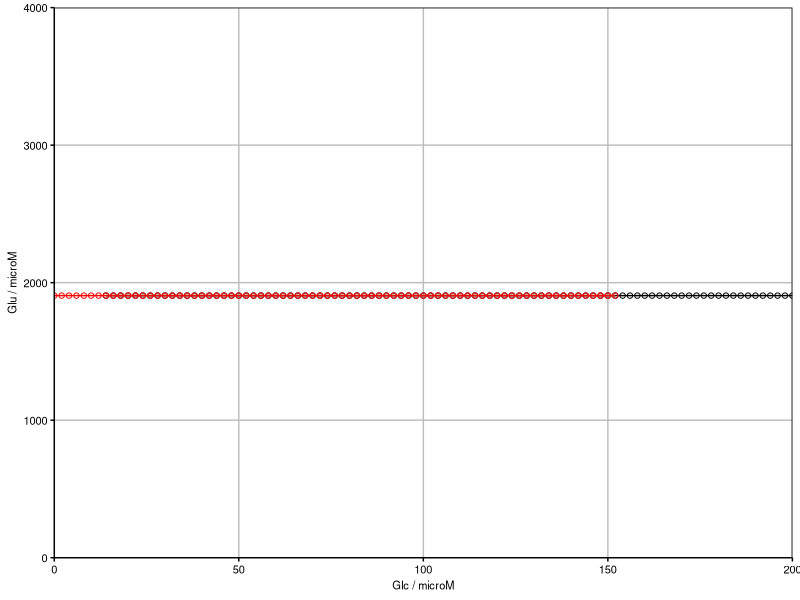
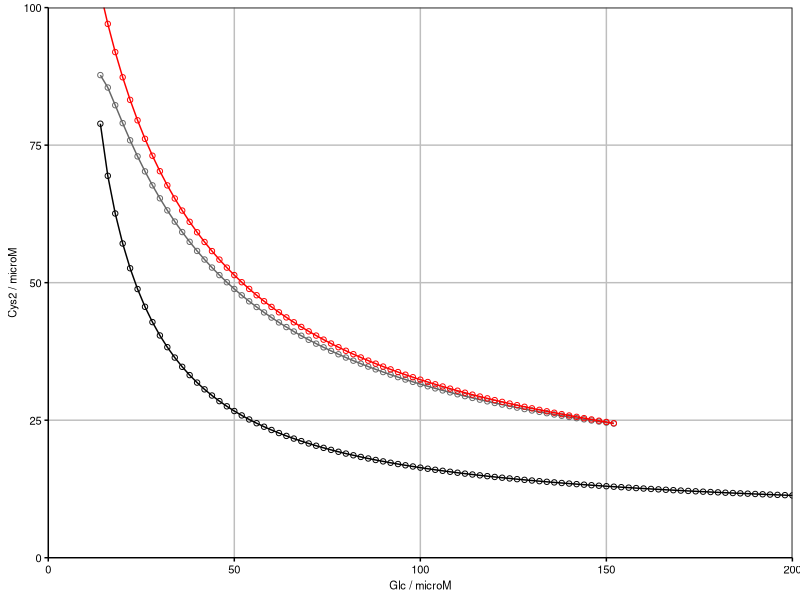
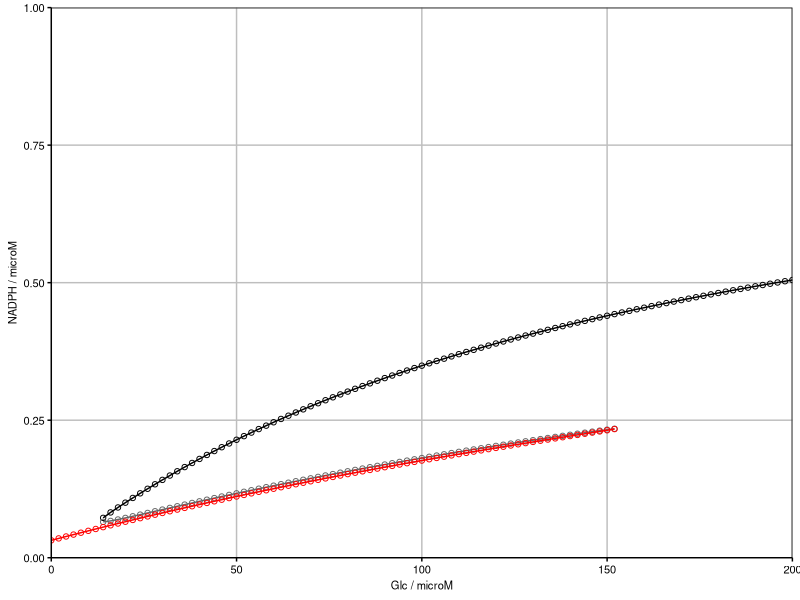
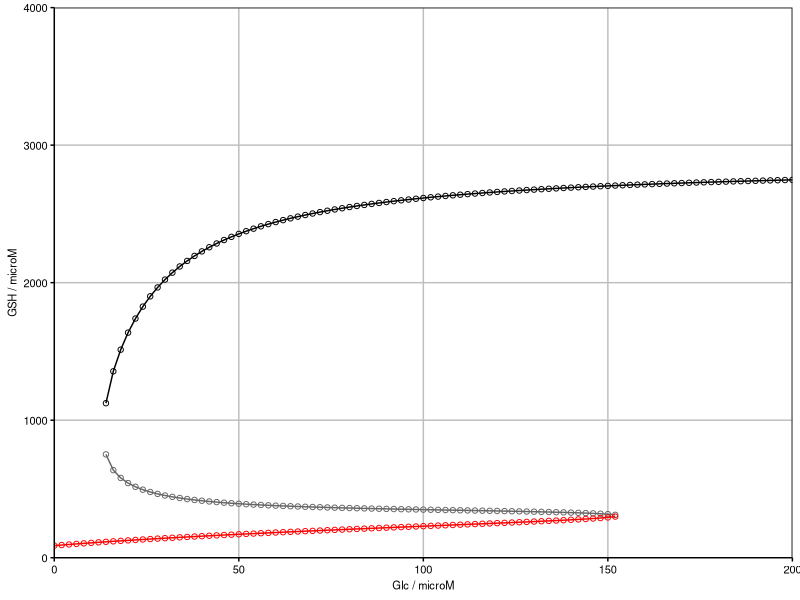
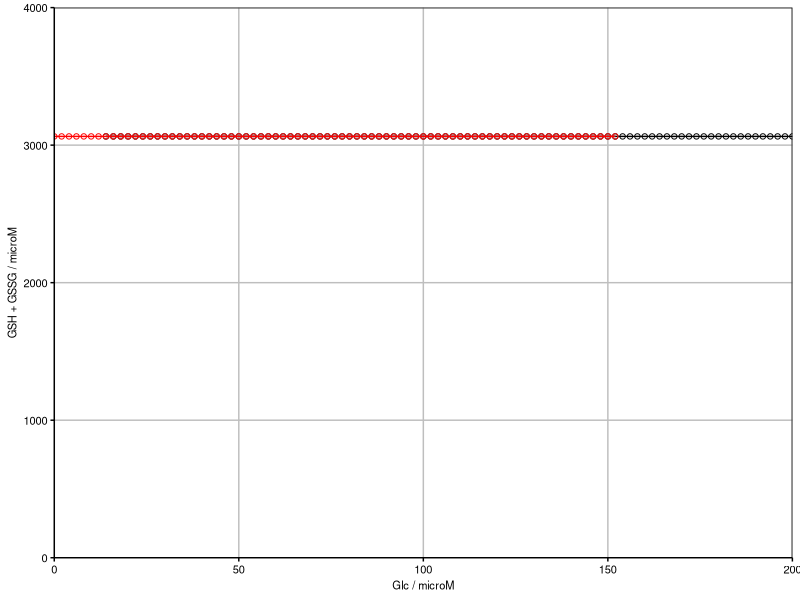
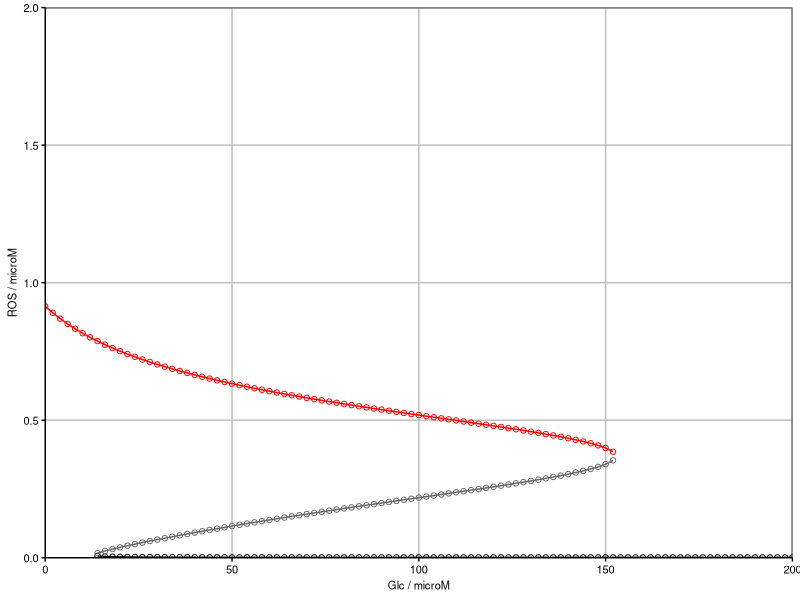

Source code (R) for these figures, in order:
##### read data
#### set working directory
setwd("D:/Lab_SHC_files/ROS_model/008_afterChiaChouMod/003_fig3")

#### read data
sol <- read.table("ROS_v5_BifurcationGlc_solve_2-2_out.txt", header = TRUE, sep = "\t") 

#### convert from character type to numeric type
sol <- apply(sol, MARGIN = 2, FUN = as.numeric)
sol <- as.data.frame(sol)

#### compute rates
sol$gshsynrate <- sol$kGshPro * sol$cysmax * sol$glumax
sol$gshregrate <- 2 * sol$kGshRed * sol$gssgmin * sol$nadphmax

##### libraries
library("ggplot2")
library("cowplot")
library("viridis")
library("ggrepel")

##### plot themes
gtheme <- theme(
	axis.line = element_line(color = "black"), 
	axis.ticks = element_line(color = "black"), 
	axis.text = element_text(color = "black", size = 8), 
	axis.title = element_text(color = "black", size = 8), 
	legend.key = element_rect(fill = "white"), 
	legend.text = element_text(color = "black", size = 8), 
	legend.title = element_text(color = "black", size = 8), 
	panel.grid.major = element_line(color = "grey"), 
	panel.grid.minor = element_line(color = NA), 
	panel.background = element_rect(fill = "white"), 
	panel.border = element_rect(fill = NA, color = "black"), 
	plot.title = element_text(color = "black", size = 8),
	strip.background = element_rect(colour = "black", fill = "white"),
	strip.text.x = element_text(color = "black", size = 8),
	strip.text.y = element_text(color = "black", size = 8))
	
##### plot data
#### Glu
p1a <- ggplot(data = sol[8:101, ], aes(x = glc, y = glumax))
p1b1 <- p1a + geom_point(shape = 1) + geom_path() + coord_cartesian(ylim = c(0, 4000))
p1b2 <- p1b1 + geom_point(data = sol[8:77, ], aes(y = glumd), shape = 1, color = "grey40") + geom_path(data = sol[8:77, ], aes(y = glumd), color = "grey40")
p1b3 <- p1b2 + geom_point(data = sol[1:77, ], aes(y = glumax), shape = 1, color = "red") + geom_path(data = sol[1:77, ], aes(y = glumax), color = "red")
p1c <- p1b3 + scale_x_continuous(expan = c(0, 0), name = "Glc / microM") + scale_y_continuous(expan = c(0, 0), name = "Glu / microM")
p1d <- p1c + gtheme + theme(legend.position = "none")
p1d

#### Cys2
p2a <- ggplot(data = sol[8:101, ], aes(x = glc, y = cys2min))
p2b1 <- p2a + geom_point(shape = 1) + geom_path() + coord_cartesian(ylim = c(0, 100))
p2b2 <- p2b1 + geom_point(data = sol[8:77, ], aes(y = cys2md), shape = 1, color = "grey40") + geom_path(data = sol[8:77, ], aes(y = cys2md), color = "grey40")
p2b3 <- p2b2 + geom_point(data = sol[1:77, ], aes(y = cys2max), shape = 1, color = "red") + geom_path(data = sol[1:77, ], aes(y = cys2max), color = "red")
p2c <- p2b3 + scale_x_continuous(expan = c(0, 0), name = "Glc / microM") + scale_y_continuous(expan = c(0, 0), name = "Cys2 / microM")
p2d <- p2c + gtheme + theme(legend.position = "none") 
p2d
  
#### NADPH
p3a <- ggplot(data = sol[8:101, ], aes(x = glc, y = nadphmax))
p3b1 <- p3a + geom_point(shape = 1) + geom_path() + coord_cartesian(ylim = c(0, 1))
p3b2 <- p3b1 + geom_point(data = sol[8:77, ], aes(y = nadphmd), shape = 1, color = "grey40") + geom_path(data = sol[8:77, ], aes(y = nadphmd), color = "grey40")
p3b3 <- p3b2 + geom_point(data = sol[1:77, ], aes(y = nadphmin), shape = 1, color = "red") + geom_path(data = sol[1:77, ], aes(y = nadphmin), color = "red")
p3c <- p3b3 + scale_x_continuous(expan = c(0, 0), name = "Glc / microM") + scale_y_continuous(expan = c(0, 0), name = "NADPH / microM")
p3d <- p3c + gtheme + theme(legend.position = "none") 
p3d

#### GSH
p4a <- ggplot(data = sol[8:101, ], aes(x = glc, y = gshmax))
p4b1 <- p4a + geom_point(shape = 1) + geom_path() + coord_cartesian(ylim = c(0, 4000))
p4b2 <- p4b1 + geom_point(data = sol[8:77, ], aes(y = gshmd), shape = 1, color = "grey40") + geom_path(data = sol[8:77, ], aes(y = gshmd), color = "grey40")
p4b3 <- p4b2 + geom_point(data = sol[1:77, ], aes(y = gshmin), shape = 1, color = "red") + geom_path(data = sol[1:77, ], aes(y = gshmin), color = "red")
p4c <- p4b3 + scale_x_continuous(expan = c(0, 0), name = "Glc / microM") + scale_y_continuous(expan = c(0, 0), name = "GSH / microM")
p4d <- p4c + gtheme + theme(legend.position = "none") 
p4d

#### GSH + GSSG
p5a <- ggplot(data = sol[8:101, ], aes(x = glc, y = (gshmax + 2 * gssgmin)))
p5b1 <- p5a + geom_point(shape = 1) + geom_path() + coord_cartesian(ylim = c(0, 4000))
p5b2 <- p5b1 + geom_point(data = sol[8:77, ], aes(y = gshmd + 2 * gssgmd), shape = 1, color = "grey40") + geom_path(data = sol[8:77, ], aes(y = gshmd + 2 * gssgmd), color = "grey40")
p5b3 <- p5b2 + geom_point(data = sol[1:77, ], aes(y = gshmin + 2 * gssgmax), shape = 1, color = "red") + geom_path(data = sol[1:77, ], aes(y = gshmin + 2 * gssgmax), color = "red")
p5c <- p5b3 + scale_x_continuous(expan = c(0, 0), name = "Glc / microM") + scale_y_continuous(expan = c(0, 0), name = "GSH + GSSG / microM")
p5d <- p5c + gtheme + theme(legend.position = "none") 
p5d

#### ROS
p6a <- ggplot(data = sol[8:101, ], aes(x = glc, y = rosmin))
p6b1 <- p6a + geom_point(shape = 1) + geom_path() + coord_cartesian(ylim = c(0, 2))
p6b2 <- p6b1 + geom_point(data = sol[8:77, ], aes(y = rosmd), shape = 1, color = "grey40") + geom_path(data = sol[8:77, ], aes(y = rosmd), color = "grey40")
p6b3 <- p6b2 + geom_point(data = sol[1:77, ], aes(y = rosmax), shape = 1, color = "red") + geom_path(data = sol[1:77, ], aes(y = rosmax), color = "red")
p6c <- p6b3 + scale_x_continuous(expan = c(0, 0), name = "Glc / microM") + scale_y_continuous(expan = c(0, 0), name = "ROS / microM")
p6d <- p6c + gtheme + theme(legend.position = "none") 
p6d

##### assemble subplots
ap1a <- plot_grid(p4d, p6d, ncol = 1, align = "hv", axis = "tblr")

ggsave2("ROS_v5_BifurcationGlc_solve_2-2.pdf", width = 2, height = 2.4, units = "in", dpi = 600)
